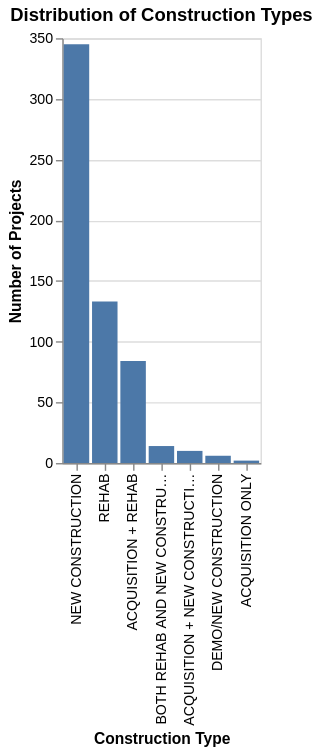

The cell this chart's notebook holds for it:
### Code cell
chart2

### Figure 1 — Vega-Lite specification as saved in the notebook (floating-point values rounded to 4 significant figures; data arrays with more than 128 entries replaced by an {"elided": "..."} marker saying what was removed)
{"config": {"view": {"continuousWidth": 400, "continuousHeight": 300}}, "data": {"name": "data-5ff5b857bad088e74745696322fee5d7"}, "mark": "bar", "encoding": {"tooltip": [{"field": "CONSTRUCTION TYPE", "type": "nominal"}, {"aggregate": "count", "type": "quantitative"}], "x": {"field": "CONSTRUCTION TYPE", "sort": "-y", "title": "Construction Type", "type": "nominal"}, "y": {"aggregate": "count", "title": "Number of Projects", "type": "quantitative"}}, "title": "Distribution of Construction Types", "$schema": "https://vega.github.io/schema/vega-lite/v4.17.0.json", "datasets": {"data-5ff5b857bad088e74745696322fee5d7": {"elided": "594 records"}}}
